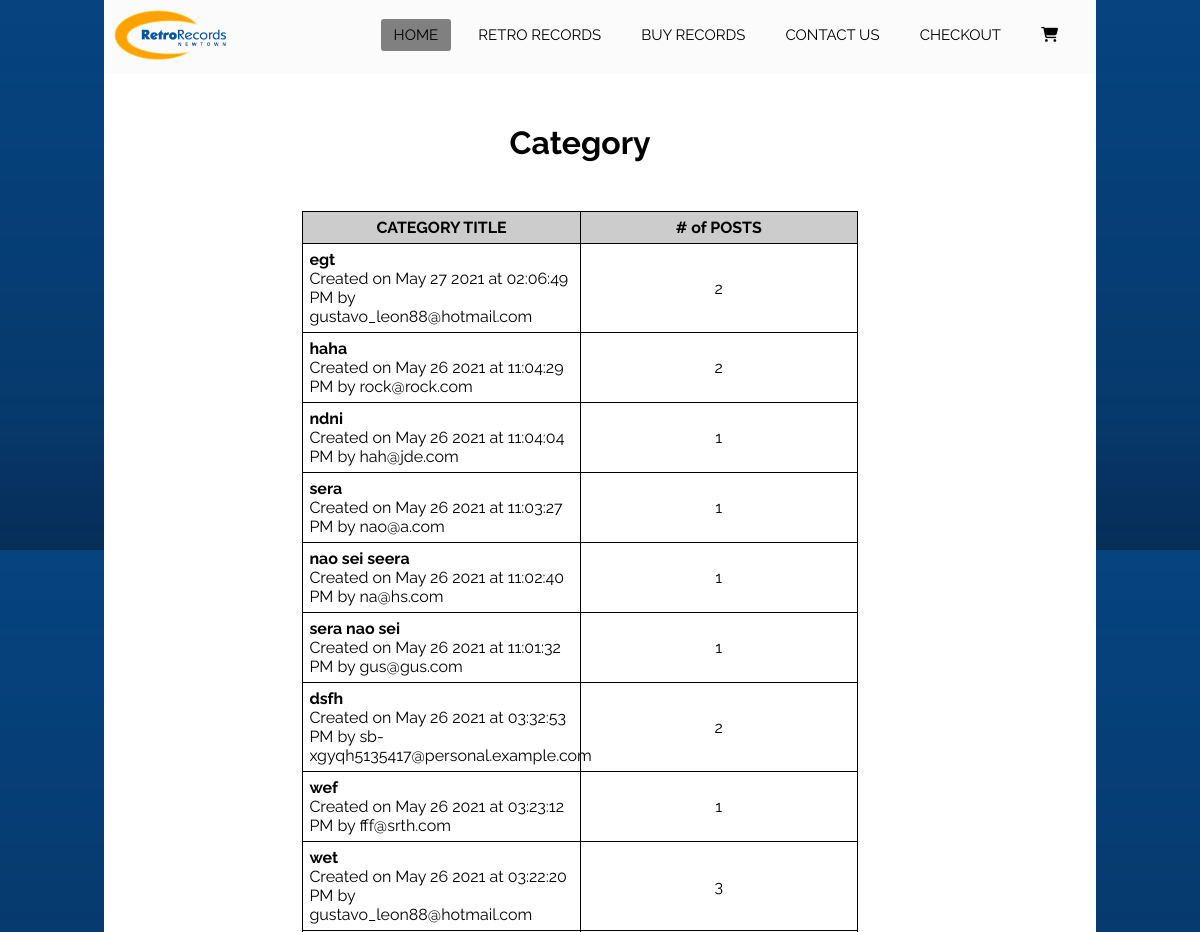
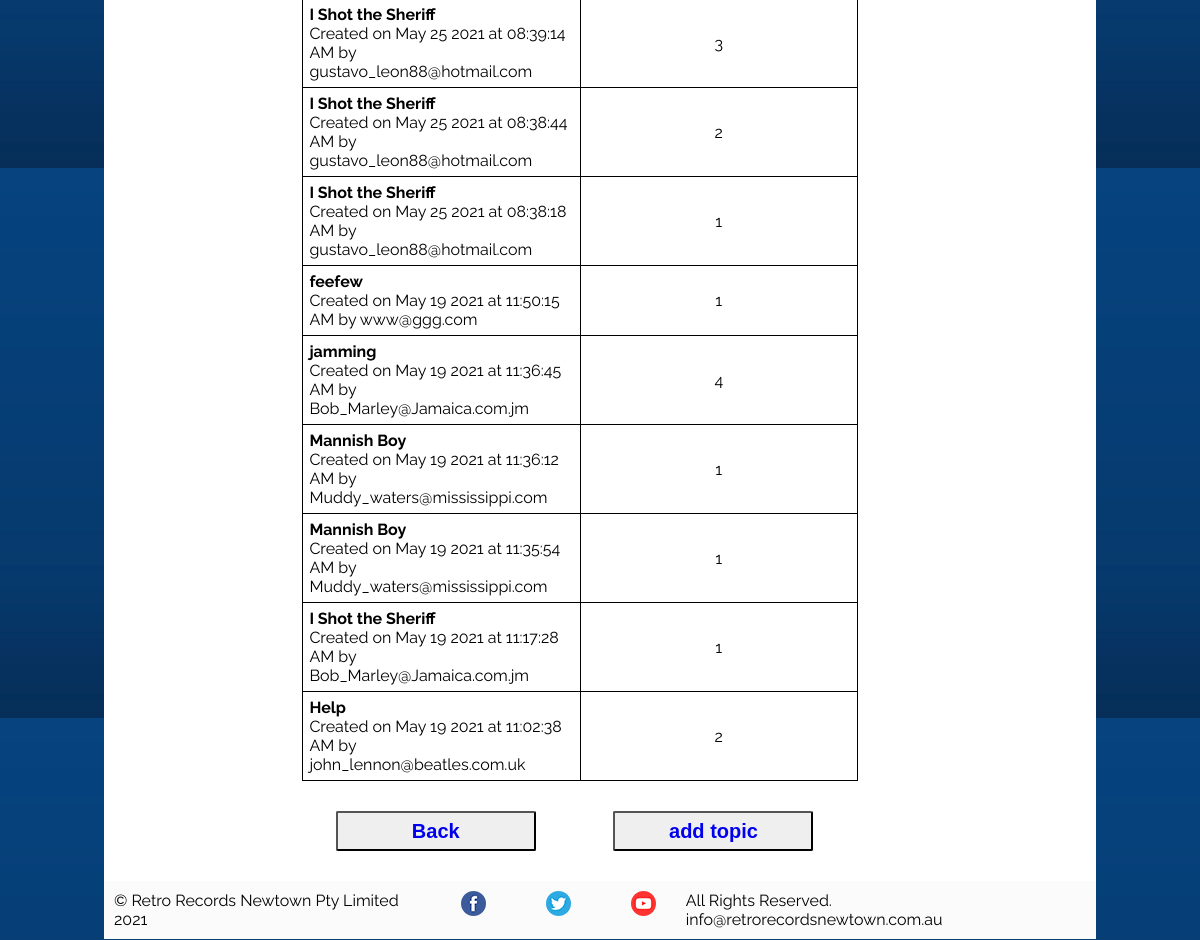
The page /catlist.php on the database its author committed (2 pictures, top to bottom).
### tables this page shows
CREATE TABLE IF NOT EXISTS `records_topics` (
  `topic_id` int(11) NOT NULL AUTO_INCREMENT,
  `topic_title` varchar(150) DEFAULT NULL,
  `topic_create_time` datetime DEFAULT NULL,
  `topic_owner` varchar(150) DEFAULT NULL,
  `category_ID` int(11) DEFAULT NULL,
  PRIMARY KEY (`topic_id`),
  KEY `category_ID` (`category_ID`)
);

### catlist.php (the view, shortened to what this page needs)
<?php
 include 'ch21_include.php';
$get_categories_sql = "SELECT topic_id, topic_title,
DATE_FORMAT(topic_create_time, '%b %e %Y at %r') AS
fmt_topic_create_time, topic_owner FROM records_topics
ORDER BY topic_create_time DESC";
$get_categories_res = mysqli_query($mysqli, $get_categories_sql)
or die(mysqli_error($mysqli));
 if (mysqli_num_rows($get_categories_res) < 1) {
 $display_block = "<p><em>No topics exist.</em></p>";
 } else {
 $display_block =
 <<<END_OF_TEXT
    <table>
    <tr>
    <th>CATEGORY TITLE</th>
    <th># of POSTS</th>
    </tr>
END_OF_TEXT;
 while ($topic_info = mysqli_fetch_array($get_categories_res)) {
 $topic_id = $topic_info['topic_id'];
 $topic_title = stripslashes($topic_info['topic_title']);
 $topic_create_time = $topic_info['fmt_topic_create_time'];
 $topic_owner = stripslashes($topic_info['topic_owner']);
 $get_num_posts_sql = "SELECT COUNT(post_id) AS post_count FROM
 records_posts WHERE topic_id = ".$topic_id;
 $get_num_posts_res = mysqli_query($mysqli, $get_num_posts_sql)
 or die(mysqli_error($mysqli));
 while ($posts_info = mysqli_fetch_array($get_num_posts_res)) {
 $num_posts = $posts_info['post_count'];
 }
 $display_block .=
 <<<END_OF_TEXT
    <tr>
    <td><a href="showtopic.php?topic_id=$topic_id">
    <strong>$topic_title</strong></a><br/>
    Created on $topic_create_time by $topic_owner</td>
    <td class="num_posts_col">$num_posts</td>
    </tr>
END_OF_TEXT;
 }
 $display_block .= "</table>";
 }
 ?>
<!DOCTYPE html>
<html lang="en">
<head>
    <link rel="stylesheet" href="stylesRecords2.css">
</head>
<body>
<div class="wrapper">
    <header>
        <nav>
            <label class="logo"><a href="index.html#home"><img src="images/retroRecordsNewtown_logo.png" width="120"
                        height="50" alt="retroRecordsNewtown_logo" title="header-image"></a></label>
            <ul id="nav_ul">
                <li><a class="active" href="index.html#home">HOME</a></li>
                <li><a href="retro_records.html#retro_records">RETRO RECORDS</a></li>
                <li>
          <a href="index.php">BUY RECORDS</a>
        </li>
        <li><a href="contact_us.html#contact_us">CONTACT US</a></li>
        <li>
          <a href="checkout.php">CHECKOUT</a>
        </li>
        <li>
          <a href="cart.php"><i class="fas fa-shopping-cart"></i> <span id="cart-item" class="badge badge-danger"></span></a>
        </li>
            </ul>
        </nav>
    </header>
    <main>
<div class="category-list-content">
<div class="category-list">
<h1>Category</h1>
<?php echo $display_block; ?>
<div class="catlist-buttons">
    <div class="button-1">
<button type="submit" name="submit" value="submit"><a href="index.html#home">Back</a></button>
</div>
<div class="button-2">
<button type="submit" name="submit" value="submit"><a href="addtopic.php">add topic</a></button>
</div>
</div>
</div>
</div>
</main>
<footer>
    <ul class="footer-container">
        <li>
            <p>© Retro Records Newtown Pty Limited 2021</p>
        </li>
        <li><a href="#facebook"><img src="images/facebook_small.png" alt="facebook" title="facebook"></a></li>
        <li><a href="#twitter"><img src="images/twitter_small.png" alt="twitter" title="twitter"></a></li>
        <li><a href="#youtube"><img src="images/youtube-variation_small.png" alt="youtube" title="youtube"></a></li>
        <li>
            <p>All Rights Reserved. info@retrorecordsnewtown.com.au </p>
        </li>
    </ul>
</footer>
</div>
</body>
</html>

### stylesRecords2.css (style rules this page uses)
* { padding: 0; margin: 0; text-decoration: none; list-style: none; box-sizing: border-box; }
body { font-family: 'Raleway'; background-image: url("images/body_bg.png"); }
.wrapper { max-width: 992px; margin: auto; }
label.logo { padding-left: 10px; width: 100%; }
nav { background: #FBFBFB; width: 100%; padding: 10px 0; }
nav ul { float: right; margin-right: 20px; }
nav ul li { display: inline-block; line-height: 50px; margin: 0 5px; }
nav ul li a { color: black; font-size: 15px; padding: 7px 13px; border-radius: 3px; }
a.active, a:hover { background: grey; transition: .5s; }
.footer-container { background: #FBFBFB; display: flex; float: right; width: 100%; padding: 10px; }
footer ul li a { color: black; font-size: 15px; padding: 20px; margin: 10px; border-radius: 3px; }
footer ul li a img { width: 25px; height: 25px; }
h1 { text-align: center; }
table { width: 100%; table-layout: fixed; border-radius: 20px; background-color: white; color: white; }
table, th, td { border: 2px solid white; border-collapse: collapse; border-top: 0; border-left: 0; }
table, td { border-right: 0; }
td { padding: 5px; width: 90px; }
th { padding: 5px; text-align: center; width: 90px; }
.category-list-content { width: 100%; background-color: white; padding-left: 20%; }
.category-list { width: 70%; color: black; padding-top: 50px; }
.category-list strong { color: black; }
.category-list h1 { color: black; margin-bottom: 50px; }
.category-list button { width: 200px; height: 40px; border-radius: 2px; margin: 30px 12%; font-weight: bold; font-size: 20px; color: black; cursor: pointer; }
.catlist-buttons { display: flex; }
.button-1 { width: 50%; }
.button-2 { width: 50%; }

### catlist.php (style rules this page uses)
table { border: 1px solid black; border-collapse: collapse; color: black; }
th { border: 1px solid black; padding: 6px; font-weight: bold; background: #ccc; color:black; }
td { border: 1px solid black; padding: 6px; color:black; }
.num_posts_col { text-align: center; }

### rows shown on the page
records_topics: topic_title "egt", topic_create_time "May 27 2021 at 02:06:49 PM", topic_owner "gustavo_leon88@hotmail.com", num_posts "2"
records_topics: topic_title "haha", topic_create_time "May 26 2021 at 11:04:29 PM", topic_owner "rock@rock.com", num_posts "2"
records_topics: topic_title "ndni", topic_create_time "May 26 2021 at 11:04:04 PM", topic_owner "hah@jde.com", num_posts "1"
records_topics: topic_title "sera", topic_create_time "May 26 2021 at 11:03:27 PM", topic_owner "nao@a.com", num_posts "1"
records_topics: topic_title "nao sei seera", topic_create_time "May 26 2021 at 11:02:40 PM", topic_owner "na@hs.com", num_posts "1"
records_topics: topic_title "sera nao sei", topic_create_time "May 26 2021 at 11:01:32 PM", topic_owner "gus@gus.com", num_posts "1"
records_topics: topic_title "dsfh", topic_create_time "May 26 2021 at 03:32:53 PM", topic_owner "sb-xgyqh5135417@personal.example.com", num_posts "2"
records_topics: topic_title "wef", topic_create_time "May 26 2021 at 03:23:12 PM", topic_owner "fff@srth.com", num_posts "1"
records_topics: topic_title "wet", topic_create_time "May 26 2021 at 03:22:20 PM", topic_owner "gustavo_leon88@hotmail.com", num_posts "3"
records_topics: topic_title "I Shot the Sheriff", topic_create_time "May 25 2021 at 08:39:14 AM", topic_owner "gustavo_leon88@hotmail.com", num_posts "3"
records_topics: topic_title "I Shot the Sheriff", topic_create_time "May 25 2021 at 08:38:44 AM", topic_owner "gustavo_leon88@hotmail.com", num_posts "2"
records_topics: topic_title "I Shot the Sheriff", topic_create_time "May 25 2021 at 08:38:18 AM", topic_owner "gustavo_leon88@hotmail.com", num_posts "1"
records_topics: topic_title "feefew", topic_create_time "May 19 2021 at 11:50:15 AM", topic_owner "www@ggg.com", num_posts "1"
records_topics: topic_title "jamming", topic_create_time "May 19 2021 at 11:36:45 AM", topic_owner "Bob_Marley@Jamaica.com.jm", num_posts "4"
records_topics: topic_title "Mannish Boy", topic_create_time "May 19 2021 at 11:36:12 AM", topic_owner "Muddy_waters@mississippi.com", num_posts "1"
records_topics: topic_title "Mannish Boy", topic_create_time "May 19 2021 at 11:35:54 AM", topic_owner "Muddy_waters@mississippi.com", num_posts "1"
records_topics: topic_title "I Shot the Sheriff", topic_create_time "May 19 2021 at 11:17:28 AM", topic_owner "Bob_Marley@Jamaica.com.jm", num_posts "1"
records_topics: topic_title "Help", topic_create_time "May 19 2021 at 11:02:38 AM", topic_owner "john_lennon@beatles.com.uk", num_posts "2"
